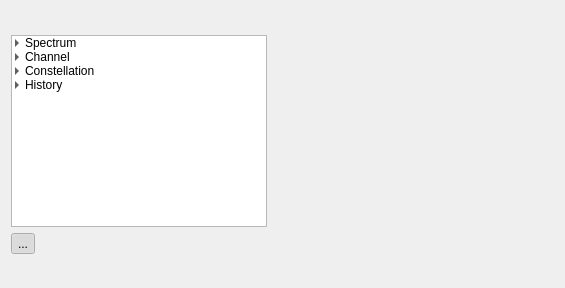
<?xml version="1.0" encoding="UTF-8"?>
<ui version="4.0">
 <class>ChannelWidget</class>
 <widget class="QWidget" name="ChannelWidget">
  <property name="geometry">
   <rect>
    <x>0</x>
    <y>0</y>
    <width>565</width>
    <height>288</height>
   </rect>
  </property>
  <property name="windowTitle">
   <string>Form</string>
  </property>
  <layout class="QVBoxLayout" name="verticalLayout">
   <item>
    <widget class="DRMDetail" name="drmDetail" native="true"/>
   </item>
   <item>
    <layout class="QGridLayout" name="gridLayout">
     <item row="0" column="0">
      <widget class="QTreeWidget" name="chartSelector">
       <property name="sizePolicy">
        <sizepolicy hsizetype="Preferred" vsizetype="Preferred">
         <horstretch>0</horstretch>
         <verstretch>0</verstretch>
        </sizepolicy>
       </property>
       <property name="showDropIndicator" stdset="0">
        <bool>false</bool>
       </property>
       <property name="iconSize">
        <size>
         <width>16</width>
         <height>16</height>
        </size>
       </property>
       <property name="verticalScrollMode">
        <enum>QAbstractItemView::ScrollPerPixel</enum>
       </property>
       <property name="indentation">
        <number>10</number>
       </property>
       <property name="rootIsDecorated">
        <bool>true</bool>
       </property>
       <attribute name="headerVisible">
        <bool>false</bool>
       </attribute>
       <column>
        <property name="text">
         <string>Chart Selector</string>
        </property>
       </column>
       <item>
        <property name="text">
         <string>Spectrum</string>
        </property>
        <property name="flags">
         <set>ItemIsDragEnabled|ItemIsUserCheckable|ItemIsEnabled</set>
        </property>
        <item>
         <property name="text">
          <string>Input PSD</string>
         </property>
         <property name="icon">
          <iconset resource="res/icons.qrc">
           <normaloff>:/icons/CSSpectrumInpPSD.png</normaloff>:/icons/CSSpectrumInpPSD.png</iconset>
         </property>
        </item>
        <item>
         <property name="text">
          <string>Input Spectrum</string>
         </property>
         <property name="icon">
          <iconset resource="res/icons.qrc">
           <normaloff>:/icons/CSSpectrumInpSpectr.png</normaloff>:/icons/CSSpectrumInpSpectr.png</iconset>
         </property>
        </item>
        <item>
         <property name="text">
          <string>Waterfall Input Spectrum</string>
         </property>
         <property name="icon">
          <iconset resource="res/icons.qrc">
           <normaloff>:/icons/CSSpectrumWaterf.png</normaloff>:/icons/CSSpectrumWaterf.png</iconset>
         </property>
        </item>
        <item>
         <property name="text">
          <string>Shifted PSD</string>
         </property>
         <property name="icon">
          <iconset resource="res/icons.qrc">
           <normaloff>:/icons/CSSpectrumShiftedPSD.png</normaloff>:/icons/CSSpectrumShiftedPSD.png</iconset>
         </property>
        </item>
        <item>
         <property name="text">
          <string>SNR Spectrum</string>
         </property>
         <property name="icon">
          <iconset resource="res/icons.qrc">
           <normaloff>:/icons/CSSpectrumSNR.png</normaloff>:/icons/CSSpectrumSNR.png</iconset>
         </property>
        </item>
       </item>
       <item>
        <property name="text">
         <string>Channel</string>
        </property>
        <property name="flags">
         <set>ItemIsDragEnabled|ItemIsUserCheckable|ItemIsEnabled</set>
        </property>
        <item>
         <property name="text">
          <string>Impulse Response</string>
         </property>
         <property name="icon">
          <iconset resource="res/icons.qrc">
           <normaloff>:/icons/CSChannel.png</normaloff>:/icons/CSChannel.png</iconset>
         </property>
        </item>
        <item>
         <property name="text">
          <string>Transfer Function</string>
         </property>
         <property name="icon">
          <iconset resource="res/icons.qrc">
           <normaloff>:/icons/CSTF.png</normaloff>:/icons/CSTF.png</iconset>
         </property>
        </item>
       </item>
       <item>
        <property name="text">
         <string>Constellation</string>
        </property>
        <property name="flags">
         <set>ItemIsDragEnabled|ItemIsUserCheckable|ItemIsEnabled</set>
        </property>
        <item>
         <property name="text">
          <string>FAC / SDC / MSC</string>
         </property>
         <property name="icon">
          <iconset resource="res/icons.qrc">
           <normaloff>:/icons/CSConstellation.png</normaloff>:/icons/CSConstellation.png</iconset>
         </property>
        </item>
        <item>
         <property name="text">
          <string>FAC</string>
         </property>
         <property name="icon">
          <iconset resource="res/icons.qrc">
           <normaloff>:/icons/CSFAC.png</normaloff>:/icons/CSFAC.png</iconset>
         </property>
        </item>
        <item>
         <property name="text">
          <string>SDC</string>
         </property>
         <property name="icon">
          <iconset resource="res/icons.qrc">
           <normaloff>:/icons/CSSDC.png</normaloff>:/icons/CSSDC.png</iconset>
         </property>
        </item>
        <item>
         <property name="text">
          <string>MSC</string>
         </property>
         <property name="icon">
          <iconset resource="res/icons.qrc">
           <normaloff>:/icons/CSMSC.png</normaloff>:/icons/CSMSC.png</iconset>
         </property>
        </item>
       </item>
       <item>
        <property name="text">
         <string>History</string>
        </property>
        <property name="flags">
         <set>ItemIsDragEnabled|ItemIsUserCheckable|ItemIsEnabled</set>
        </property>
        <item>
         <property name="text">
          <string>SNR / Audio</string>
         </property>
         <property name="icon">
          <iconset resource="res/icons.qrc">
           <normaloff>:/icons/CSAudSNRHist.png</normaloff>:/icons/CSAudSNRHist.png</iconset>
         </property>
        </item>
        <item>
         <property name="text">
          <string>Delay / Doppler</string>
         </property>
         <property name="icon">
          <iconset resource="res/icons.qrc">
           <normaloff>:/icons/CSHistoryDelDopp.png</normaloff>:/icons/CSHistoryDelDopp.png</iconset>
         </property>
        </item>
        <item>
         <property name="text">
          <string>Frequency / Sample Rate</string>
         </property>
         <property name="icon">
          <iconset resource="res/icons.qrc">
           <normaloff>:/icons/CSHistoryFreqSam.png</normaloff>:/icons/CSHistoryFreqSam.png</iconset>
         </property>
        </item>
       </item>
      </widget>
     </item>
     <item row="0" column="1" rowspan="2">
      <widget class="QwtPlot" name="plot">
       <property name="sizePolicy">
        <sizepolicy hsizetype="Expanding" vsizetype="Expanding">
         <horstretch>0</horstretch>
         <verstretch>0</verstretch>
        </sizepolicy>
       </property>
       <property name="frameShape">
        <enum>QFrame::NoFrame</enum>
       </property>
       <property name="frameShadow">
        <enum>QFrame::Plain</enum>
       </property>
       <property name="lineWidth">
        <number>0</number>
       </property>
      </widget>
     </item>
     <item row="1" column="0">
      <widget class="QToolButton" name="showOptions">
       <property name="text">
        <string>...</string>
       </property>
       <property name="checkable">
        <bool>true</bool>
       </property>
       <property name="checked">
        <bool>true</bool>
       </property>
      </widget>
     </item>
    </layout>
   </item>
   <item>
    <widget class="DRMOptions" name="drmOptions" native="true">
     <property name="sizePolicy">
      <sizepolicy hsizetype="Preferred" vsizetype="Preferred">
       <horstretch>0</horstretch>
       <verstretch>0</verstretch>
      </sizepolicy>
     </property>
     <property name="autoFillBackground">
      <bool>false</bool>
     </property>
    </widget>
   </item>
  </layout>
 </widget>
 <customwidgets>
  <customwidget>
   <class>DRMOptions</class>
   <extends>QWidget</extends>
   <header>drmoptions.h</header>
   <container>1</container>
  </customwidget>
  <customwidget>
   <class>DRMDetail</class>
   <extends>QWidget</extends>
   <header>drmdetail.h</header>
   <container>1</container>
  </customwidget>
  <customwidget>
   <class>QwtPlot</class>
   <extends>QFrame</extends>
   <header>qwt_plot.h</header>
   <container>1</container>
  </customwidget>
 </customwidgets>
 <resources>
  <include location="res/icons.qrc"/>
 </resources>
 <connections/>
</ui>
